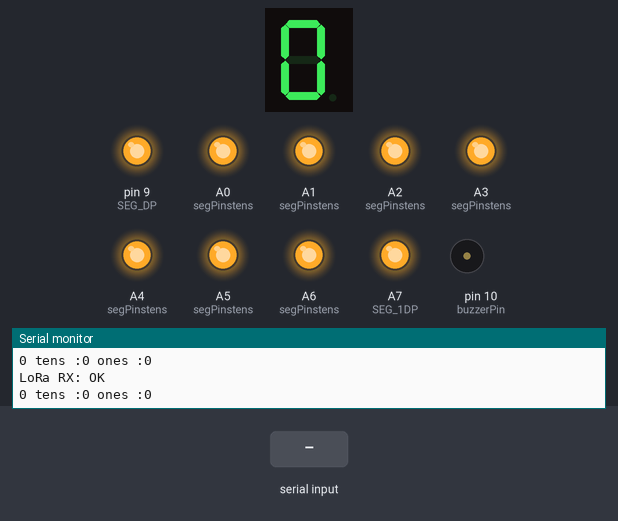
Bench run of a sketch on a simulated Arduino Mega 2560, built with avr-gcc and run on an emulated ATmega2560. On the bench: 1-digit seven-segment display, output pins drawn as LEDs (lit = HIGH), buzzer (waves = sounding, pin HIGH), the last lines printed to the serial monitor. Wiring (inferred from the names in the program): 1-digit 7-segment display, segments lit when LOW: segments pin 8, pin 7, pin 6, pin 5, pin 4, pin 3, pin 2. The inputs (shaded band) are chosen by the test bench. The modem accepts every AT command (registered, SIM ready, sends succeed) and sends nothing else; the segment pins are drawn as the display they are named for; pins used as bus, display or sensor lines are not drawn.

Above: at 1.3 s.
1.4 s: "CHANGE\n" received over the second serial link
At 2.2 s:
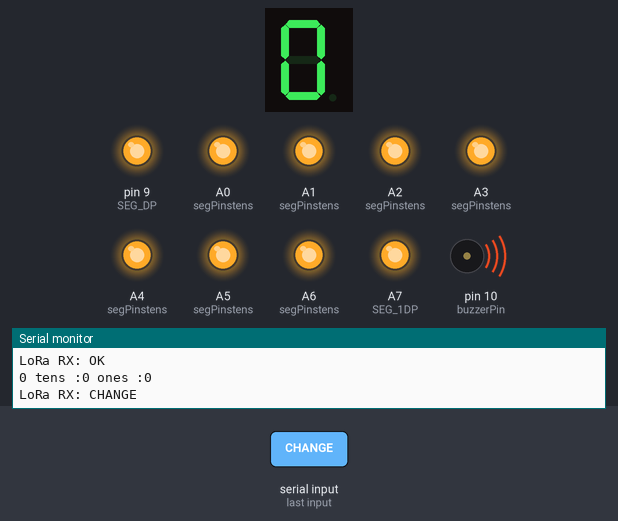
3.9 s: "TEST\n" received over the second serial link
At 5.1 s:
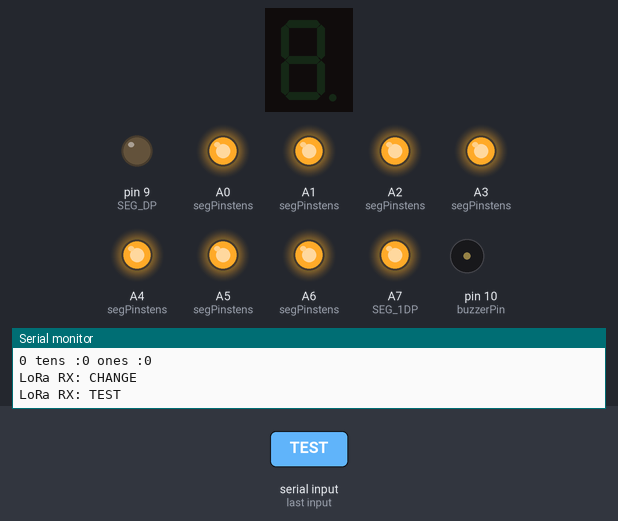
5.4 s: "90,45\n" received over the second serial link
At 5.8 s:
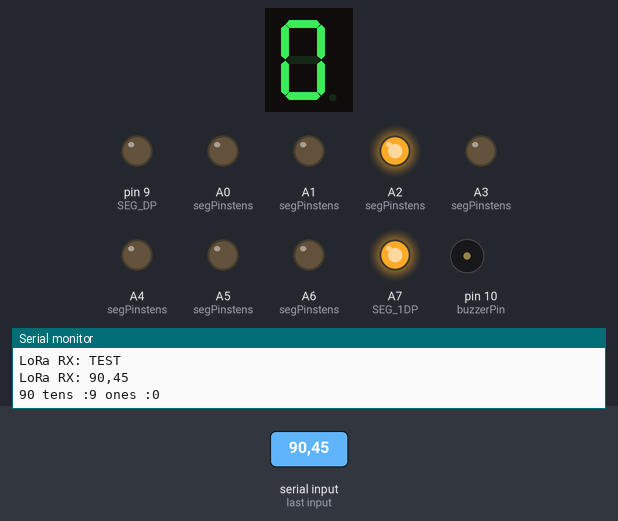
6.9 s: "BUZZER\n" received over the second serial link
At 7.3 s:
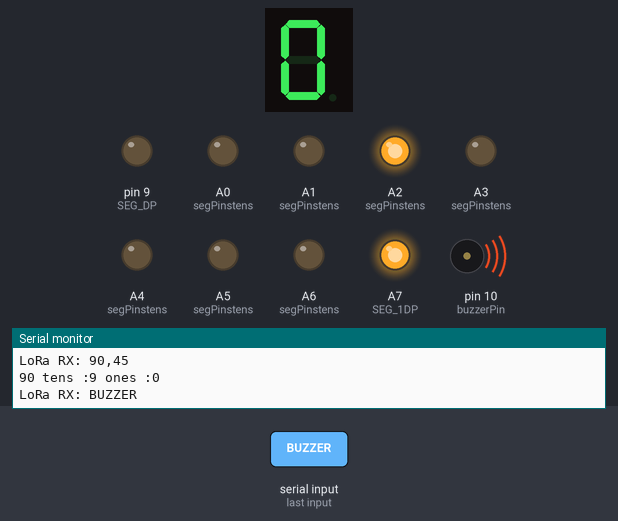
8.9 s: "30,150\n" received over the second serial link
At 9.7 s:
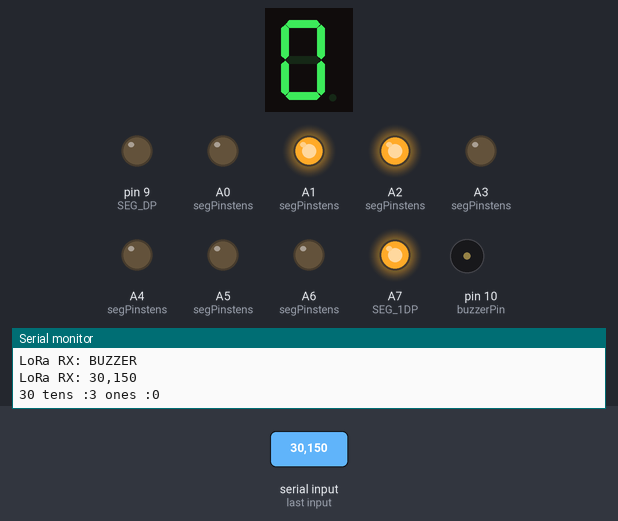
10.4 s: "END\n" received over the second serial link
At 10.7 s:
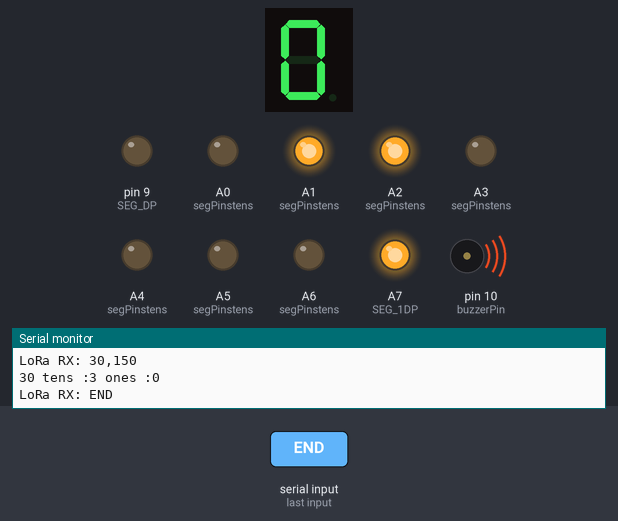
Timing chart, 0 to 13.4 s (numbered marks = the images above; inputs shaded):
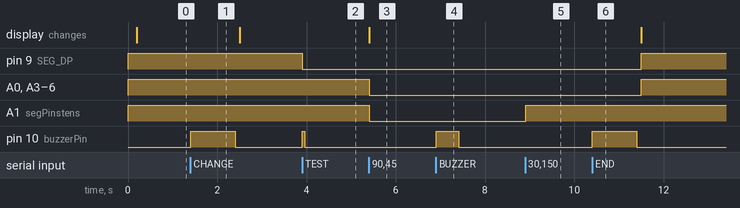

Measured:
- after the input at 1.4 s, pin 10 (buzzerPin): LOW → HIGH at once, → LOW 1.0 s later
- after the input at 3.9 s, pin 9 (SEG_DP): HIGH → LOW at once; pin 10 (buzzerPin): LOW → HIGH at once, → LOW 0.05 s later
- after the input at 5.4 s, A0 (segPinstens), A1 (segPinstens), A3 (segPinstens), A4 (segPinstens), A5 (segPinstens), A6 (segPinstens): HIGH → LOW at once; the display: changes at once (image 3)
- after the input at 6.9 s, pin 10 (buzzerPin): LOW → HIGH at once, → LOW 0.50 s later
- after the input at 8.9 s, A1 (segPinstens): LOW → HIGH at once
- after the input at 10.4 s, pin 9 (SEG_DP), A0 (segPinstens), A3 (segPinstens), A4 (segPinstens), A5 (segPinstens), A6 (segPinstens): LOW → HIGH after 1.1 s; pin 10 (buzzerPin): LOW → HIGH at once, → LOW 1.0 s later

The sketch:

lora_remote.ino
```cpp
#include "scoreboard_commands.h"

const unsigned long LORA_BAUD = 9600;

// ---------------------------------------------------------------------------
// LoRa CHANNEL CONFIGURATION (same table as master)
// ---------------------------------------------------------------------------
// The DX-LR32 uses frequencies, not numbered channels.
// We define our own channel table for convenience.
//
// To change the LoRa channel later, simply edit LORA_DEFAULT_CHANNEL below.
// ---------------------------------------------------------------------------

const long LORA_CHANNEL_FREQS[] = {
  433050000,  // CH0
  433100000,  // CH1
  433150000,  // CH2
  433200000   // CH3
};

const uint8_t LORA_CHANNEL_COUNT =
    sizeof(LORA_CHANNEL_FREQS) / sizeof(long);

// ---------------------------------------------------------------------------
// SELECT WHICH CHANNEL THIS REMOTE SCOREBOARD SHOULD USE
// ---------------------------------------------------------------------------
// Change this number to switch channel:
//   0 = 433.050 MHz
//   1 = 433.100 MHz
//   2 = 433.150 MHz
//   3 = 433.200 MHz
//
// Example: set to channel 2 → 433.150 MHz
// ---------------------------------------------------------------------------
const uint8_t LORA_DEFAULT_CHANNEL = 2;

// Pool link: ~30 m, over water, bodies in the path. Must match the master.
const uint8_t LORA_SPREAD_FACTOR = 7;   // SF5–12; 7 = fast, plenty for 30 m
const uint8_t LORA_TX_POWER_DBM  = 22;  // 0–22 dBm; 22 = max punch through bodies

// ---------------------------------------------------------------------------
// Send AT commands to LoRa module
// ---------------------------------------------------------------------------
void forwardLoRaAT(const String& cmd) {
  Serial1.println(cmd);
  Serial.print("LoRa AT: ");
  Serial.println(cmd);
}

// ---------------------------------------------------------------------------
// Set LoRa channel (frequency)
// ---------------------------------------------------------------------------
void setLoRaChannel(uint8_t ch) {
  if (ch >= LORA_CHANNEL_COUNT) {
    Serial.print("Invalid LoRa channel: ");
    Serial.println(ch);
    return;
  }

  long freq = LORA_CHANNEL_FREQS[ch];
  String cmd = "AT+FREQ=" + String(freq);

  Serial.print("Setting LoRa channel ");
  Serial.print(ch);
  Serial.print(" (");
  Serial.print(freq);
  Serial.println(" Hz)");

  forwardLoRaAT(cmd);
}

void configureLoRa() {
  setLoRaChannel(LORA_DEFAULT_CHANNEL);
  delay(50);
  forwardLoRaAT("AT+SF" + String(LORA_SPREAD_FACTOR));
  delay(50);
  forwardLoRaAT("AT+POWE" + String(LORA_TX_POWER_DBM));
  delay(50);
}

// ---------------------------------------------------------------------------
// Setup
// ---------------------------------------------------------------------------
void setup() {
  scoreboardSetupPins();

  Serial.begin(9600);
  while (!Serial) {
  }

  Serial1.begin(LORA_BAUD);
  Serial1.setTimeout(50);

  Serial.println("LoRa remote scoreboard ready");

  // -------------------------------------------------------------------------
  // SET CHANNEL / SF / POWER AT STARTUP (factory defaults, same as master)
  // -------------------------------------------------------------------------
  configureLoRa();
}

// ---------------------------------------------------------------------------
// Main loop
// ---------------------------------------------------------------------------
void loop() {
  if (!Serial1.available()) {
    return;
  }

  String command = Serial1.readStringUntil('\n');
  command.trim();
  if (command.length() == 0) {
    return;
  }

  Serial.print("LoRa RX: ");
  Serial.println(command);

  // Remote boards DO NOT change channel based on LoRa commands.
  // Only scoreboard commands are processed.
  handleScoreboardCommand(command, nullptr);
}
```

scoreboard_commands.h
```cpp
#ifndef SCOREBOARD_COMMANDS_H
#define SCOREBOARD_COMMANDS_H

#include <Arduino.h>

const int buzzerPin = 10;

const int SEG_A = 8;
const int SEG_B = 7;
const int SEG_C = 6;
const int SEG_D = 5;
const int SEG_E = 4;
const int SEG_F = 3;
const int SEG_G = 2;
const int SEG_DP = 9;

const int SEG_1A = A6;
const int SEG_1B = A5;
const int SEG_1C = A4;
const int SEG_1D = A3;
const int SEG_1E = A2;
const int SEG_1F = A1;
const int SEG_1G = A0;
const int SEG_1DP = A7;

const uint8_t digits[10][7] = {
    {LOW, LOW, LOW, LOW, LOW, LOW, HIGH},
    {HIGH, LOW, LOW, HIGH, HIGH, HIGH, HIGH},
    {LOW, LOW, HIGH, LOW, LOW, HIGH, LOW},
    {LOW, LOW, LOW, LOW, HIGH, HIGH, LOW},
    {HIGH, LOW, LOW, HIGH, HIGH, LOW, LOW},
    {LOW, HIGH, LOW, LOW, HIGH, LOW, LOW},
    {LOW, HIGH, LOW, LOW, LOW, LOW, LOW},
    {LOW, LOW, LOW, HIGH, HIGH, HIGH, HIGH},
    {LOW, LOW, LOW, LOW, LOW, LOW, LOW},
    {LOW, LOW, LOW, LOW, HIGH, LOW, LOW},
};

const uint8_t digitstens[10][7] = {
    {HIGH, HIGH, HIGH, HIGH, HIGH, HIGH, HIGH},
    {HIGH, LOW, LOW, HIGH, HIGH, HIGH, HIGH},
    {LOW, LOW, HIGH, LOW, LOW, HIGH, LOW},
    {LOW, LOW, LOW, LOW, HIGH, HIGH, LOW},
    {HIGH, LOW, LOW, HIGH, HIGH, LOW, LOW},
    {LOW, HIGH, LOW, LOW, HIGH, LOW, LOW},
    {LOW, HIGH, LOW, LOW, LOW, LOW, LOW},
    {LOW, LOW, LOW, HIGH, HIGH, HIGH, HIGH},
    {LOW, LOW, LOW, LOW, LOW, LOW, LOW},
    {LOW, LOW, LOW, LOW, HIGH, LOW, LOW},
};

const int segPins[7] = {SEG_A, SEG_B, SEG_C, SEG_D, SEG_E, SEG_F, SEG_G};
const int segPinstens[7] = {SEG_1A, SEG_1B, SEG_1C, SEG_1D, SEG_1E, SEG_1F, SEG_1G};

inline void scoreboardSetupPins() {
  for (int i = 0; i < 7; i++) {
    pinMode(segPins[i], OUTPUT);
    digitalWrite(segPins[i], HIGH);
    pinMode(segPinstens[i], OUTPUT);
    digitalWrite(segPinstens[i], HIGH);
  }
  pinMode(SEG_DP, OUTPUT);
  pinMode(SEG_1DP, OUTPUT);
  digitalWrite(SEG_DP, HIGH);
  digitalWrite(SEG_1DP, HIGH);
  pinMode(buzzerPin, OUTPUT);
  digitalWrite(buzzerPin, LOW);
}

inline void showDigit(int n) {
  n = constrain(n, 0, 9);
  for (int i = 0; i < 7; i++) {
    digitalWrite(segPins[i], digits[n][i]);
  }
}

inline void showDigittens(int n) {
  n = constrain(n, 0, 9);
  for (int i = 0; i < 7; i++) {
    digitalWrite(segPinstens[i], digitstens[n][i]);
  }
}

inline void clearDisplay() {
  for (int i = 0; i < 7; i++) {
    digitalWrite(segPins[i], HIGH);
    digitalWrite(segPinstens[i], HIGH);
  }
  digitalWrite(SEG_DP, HIGH);
  digitalWrite(SEG_1DP, HIGH);
}

inline bool handleScoreboardCommand(const String& command, String* bleAckOut) {
  if (command == "TEST") {
    digitalWrite(SEG_DP, LOW);
    digitalWrite(buzzerPin, HIGH);
    delay(50);
    digitalWrite(buzzerPin, LOW);
    if (bleAckOut != nullptr) {
      *bleAckOut = "D10 TEST";
    }
    return true;
  }

  if (command == "BUZZER") {
    if (bleAckOut != nullptr) {
      *bleAckOut = "BUZZER";
    }
    digitalWrite(buzzerPin, HIGH);
    delay(500);
    digitalWrite(buzzerPin, LOW);
    delay(100);
    return true;
  }

  if (command == "CHANGE") {
    if (bleAckOut != nullptr) {
      *bleAckOut = "CHANGE";
    }
    digitalWrite(buzzerPin, HIGH);
    delay(1000);
    digitalWrite(buzzerPin, LOW);
    delay(100);
    clearDisplay();
    return true;
  }

  if (command == "END") {
    if (bleAckOut != nullptr) {
      *bleAckOut = "END";
    }
    digitalWrite(buzzerPin, HIGH);
    delay(1000);
    digitalWrite(buzzerPin, LOW);
    delay(100);
    clearDisplay();
    return true;
  }

  if (command == "exit") {
    if (bleAckOut != nullptr) {
      *bleAckOut = "exit";
    }
    clearDisplay();
    return true;
  }

  if (command == "0") {
    clearDisplay();
    return true;
  }

  if (command >= "1") {
    int n = command.toInt();
    int tens = n / 10;
    int ones = n % 10;
    showDigit(ones);
    showDigittens(tens);
    Serial.print(n);
    Serial.print(" tens :");
    Serial.print(tens);
    Serial.print(" ones :");
    Serial.println(ones);
    return true;
  }

  return false;
}

#endif
```
